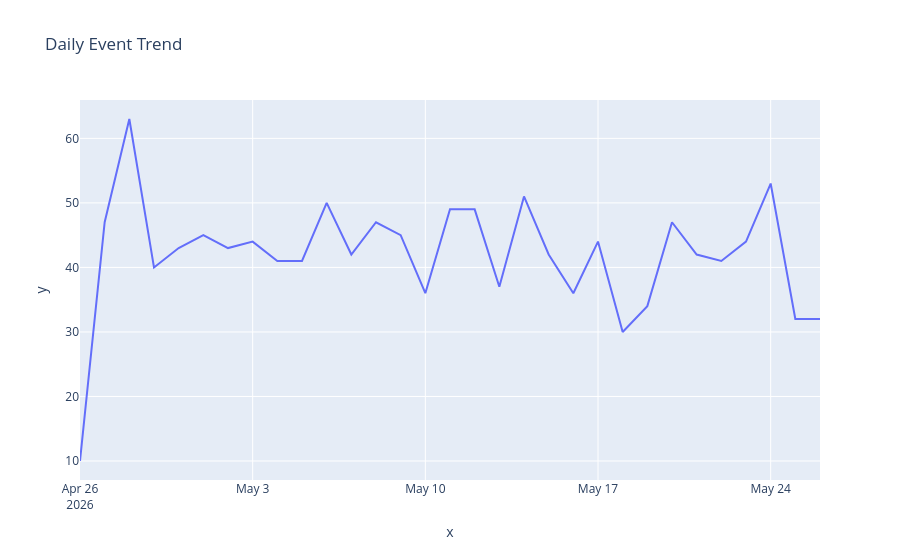

Here is the notebook cell this chart was saved with:
### Code cell
fig = px.line(
    x=daily_events.index,
    y=daily_events.values,
    title="Daily Event Trend"
)

fig.show()

### Figure 1 — Plotly figure (JSON) as saved in the notebook; plotly's stock layout.template omitted (floating-point values rounded to 4 significant figures)
{"data": [{"hovertemplate": "x=%{x}<br>y=%{y}<extra></extra>", "legendgroup": "", "line": {"color": "#636efa", "dash": "solid"}, "marker": {"symbol": "circle"}, "mode": "lines", "name": "", "orientation": "v", "showlegend": false, "type": "scatter", "x": ["2026-04-26", "2026-04-27", "2026-04-28", "2026-04-29", "2026-04-30", "2026-05-01", "2026-05-02", "2026-05-03", "2026-05-04", "2026-05-05", "2026-05-06", "2026-05-07", "2026-05-08", "2026-05-09", "2026-05-10", "2026-05-11", "2026-05-12", "2026-05-13", "2026-05-14", "2026-05-15", "2026-05-16", "2026-05-17", "2026-05-18", "2026-05-19", "2026-05-20", "2026-05-21", "2026-05-22", "2026-05-23", "2026-05-24", "2026-05-25", "2026-05-26"], "xaxis": "x", "y": [10, 47, 63, 40, 43, 45, 43, 44, 41, 41, 50, 42, 47, 45, 36, 49, 49, 37, 51, 42, 36, 44, 30, 34, 47, 42, 41, 44, 53, 32, 32], "yaxis": "y"}], "layout": {"autosize": true, "legend": {"tracegroupgap": 0}, "title": {"text": "Daily Event Trend"}, "xaxis": {"anchor": "y", "autorange": true, "domain": [0, 1], "range": ["2026-04-26", "2026-05-26"], "title": {"text": "x"}, "type": "date"}, "yaxis": {"anchor": "x", "autorange": true, "domain": [0, 1], "range": [7.056, 65.94], "title": {"text": "y"}, "type": "linear"}}}
